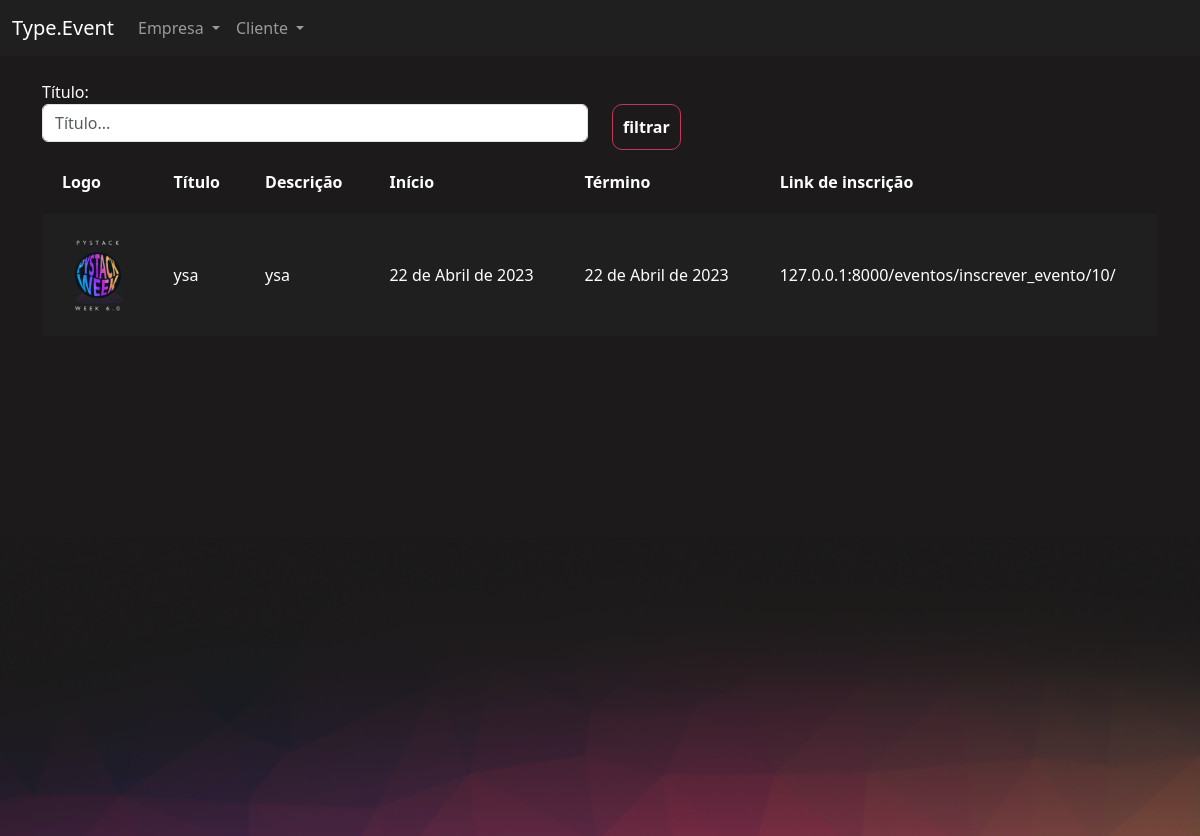
Page /eventos/gerenciar_evento/ (signed in) on the earlier database version.
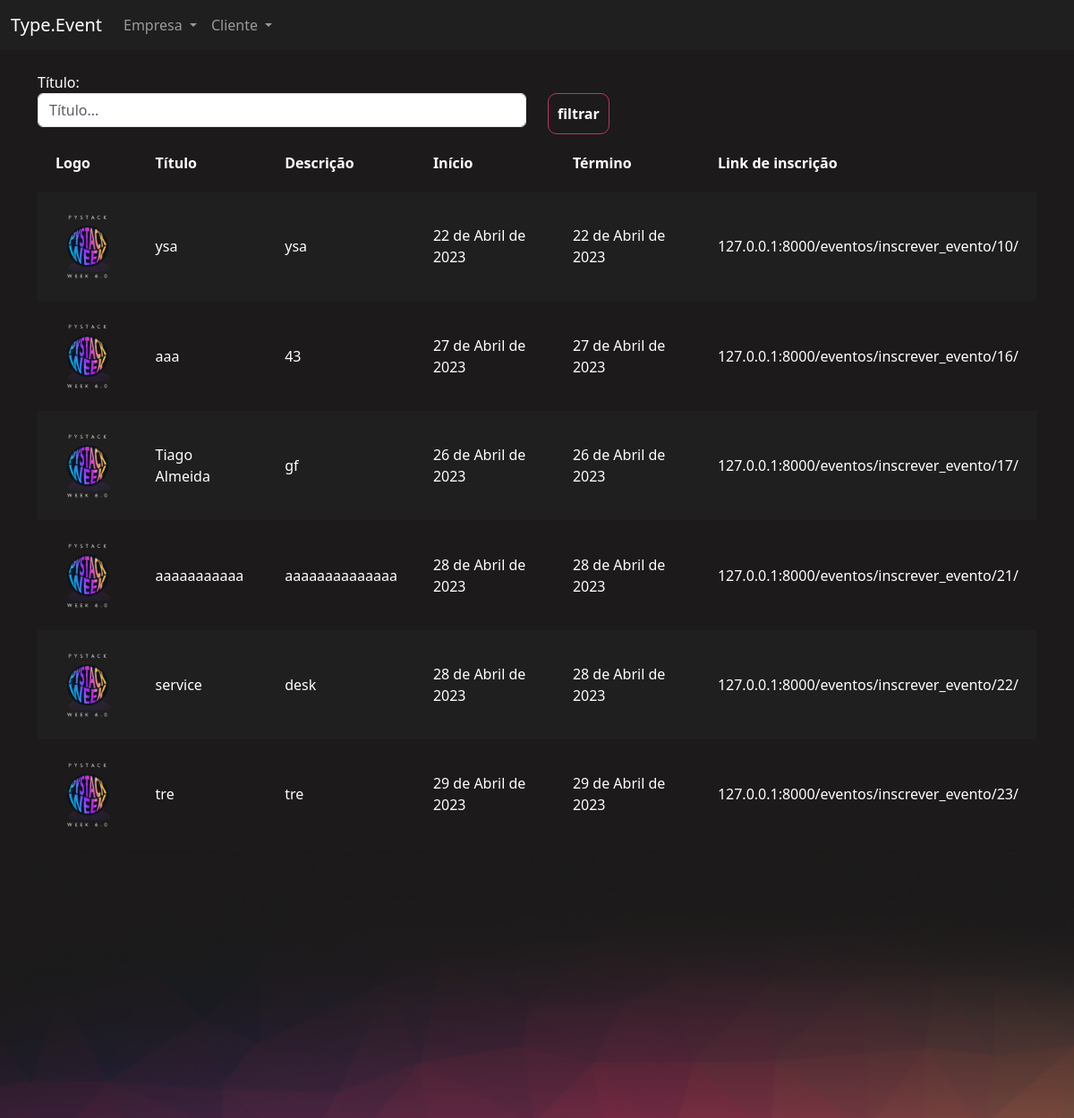
Same page on the later database version.
### eventos/models.py (models this page shows, shortened)
class Evento(models.Model):
    criador = models.ForeignKey(User, on_delete=models.DO_NOTHING, null=True, blank=True)
    nome = models.CharField(max_length=200)
    descricao = models.TextField()
    data_inicio = models.DateField()
    data_termino = models.DateField()
    carga_horaria = models.IntegerField()
    logo = models.ImageField(upload_to="logos")
    participantes = models.ManyToManyField(User, related_name="evento_participante", null=True, blank=True)
    cor_principal = models.CharField(max_length=7)
    cor_secundaria = models.CharField(max_length=7)
    cor_fundo = models.CharField(max_length=7)

### eventos/views.py (the view)
# urls.py: path('gerenciar_evento/', views.gerenciar_evento, name="gerenciar_evento"),
@login_required
def gerenciar_evento(request):
    if request.method == "GET":
        nome = request.GET.get('nome')
        eventos = Evento.objects.filter(criador=request.user)
        if nome:
            eventos = eventos.filter(nome__contains=nome)
        return render(request, 'gerenciar_evento.html', {'eventos':eventos})

### eventos/templates/gerenciar_evento.html (shortened to what this page needs)
{% extends "bases/base_evento.html" %}
{% load static %}
{% block 'importacoes' %}
    <link href="{% static 'evento/css/gerenciar_evento.css' %}" rel="stylesheet">
{% endblock %}
{% block 'conteudo' %}
    <div class="container">
        <br>
        <div class="row">
            <div class="col-md">
                <form action="{% url 'gerenciar_evento' %}" method="GET">
                <label>Título:</label>
                <input type="text" placeholder="Título..." class="form-control" name="nome">
            </div>
            <div class="col-md">
                <br>
                <input type="submit" class="btn-principal" value="filtrar">
            </div>
        </div>
        <table>
            <tr>
                <th>Logo</th>
                <th>Título</th>
                <th>Descrição</th>
                <th>Início</th>
                <th>Término</th>
                <th>Link de inscrição</th>
            </tr>
                {% for evento in eventos %}
                <tr class="{% cycle 'linha' 'linha2' %}">
                    <td width="10%"><a href="{% url 'participantes_evento' evento.id %}"><img width="100%" src="/media/{{evento.logo}}"></a></td>
                    <td>{{evento.nome}}</td>
                    <td>{{evento.descricao}}</td>
                    <td>{{evento.data_inicio}}</td>
                    <td>{{evento.data_termino}}</td>
                    <td>127.0.0.1:8000/eventos/inscrever_evento/{{evento.id}}/</td>
                </tr>
                {% endfor %}
        </table>
    </div>
{% endblock %}

### templates/bases/base_evento.html (shortened to what this page needs)
{% extends 'bases/base.html' %}
{% load static %}
{% block 'head' %}
    {% block 'importacoes' %}{% endblock %}
    <link href="{% static 'evento/css/evento.css' %}" rel="stylesheet">
    <link href="{% static 'usuarios/css/usuarios.css' %}" rel="stylesheet">
{% endblock %}
{% block 'body' %}
    <nav class="navbar navbar-expand-lg bg-body-tertiary navbar-color" data-bs-theme="dark">
        <div class="container-fluid">
            <a class="navbar-brand" href="#">Type.Event</a>
            <div class="collapse navbar-collapse" id="navbarNavDropdown">
            <ul class="navbar-nav">
                <li class="nav-item dropdown">
                    <a class="nav-link dropdown-toggle" href="#" role="button" data-bs-toggle="dropdown" aria-expanded="false">
                        Empresa
                    </a>
                </li>
                <li class="nav-item dropdown">
                    <a class="nav-link dropdown-toggle" href="#" role="button" data-bs-toggle="dropdown" aria-expanded="false">
                        Cliente
                    </a>
                </li>
            </ul>
            </div>
        </div>
    </nav>
    <div style="min-height: 60vh">
        {% block 'conteudo' %}
        {% endblock %}
    </div>
    <div class="fundo-pagina">
    </div>
{% endblock %}

### templates/bases/base.html (shortened to what this page needs)
{% load static %}
<!doctype html>
<html lang="en">
  <head>
    <link href="{% static 'geral/css/base.css' %}" rel="stylesheet">
    <link href="https://cdn.jsdelivr.net/npm/bootstrap@5.3.0-alpha1/dist/css/bootstrap.min.css" rel="stylesheet">
    {% block 'head' %}{% endblock %}
  </head>
  <body>
    {% block 'body' %}{% endblock %}
  </body>
</html>

### templates/static/geral/css/base.css (style rules this page uses)
body { color: white !important; }
:root { --main-color: #201F1F; --dark-color: #1C1A1A; --contrast-color: #BE375F; --differential-color: #ED8554; }

### templates/static/evento/css/gerenciar_evento.css (style rules this page uses)
table { width: 100%; padding: 20px; }
.linha { height: 40px; background-color: var(--main-color); padding: 20px; }
td, th { padding: 20px; }

### templates/static/evento/css/evento.css (style rules this page uses)
.navbar-color { background-color: #201F1F !important; }
body { background-color: #1C1A1A; }
.fundo-pagina { background-image: url('/static/evento/img/fundo_pagina.png'); height: 300px; background-size: cover; }

### templates/static/usuarios/css/usuarios.css (style rules this page uses)
.btn-principal { background-color: transparent; border: 1px solid var(--contrast-color); color: white; padding: 10px; border-radius: 10px; font-weight: bold; }

Differences in the rows shown:
added Evento: logo (picture), nome "aaa", descricao "43", data_inicio "27 de Abril de 2023", data_termino "27 de Abril de 2023", id "16"
added Evento: logo (picture), nome "Tiago Almeida", descricao "gf", data_inicio "26 de Abril de 2023", data_termino "26 de Abril de 2023", id "17"
added Evento: logo (picture), nome "aaaaaaaaaaa", descricao "aaaaaaaaaaaaaa", data_inicio "28 de Abril de 2023", data_termino "28 de Abril de 2023", id "21"
added Evento: logo (picture), nome "service", descricao "desk", data_inicio "28 de Abril de 2023", data_termino "28 de Abril de 2023", id "22"
added Evento: logo (picture), nome "tre", descricao "tre", data_inicio "29 de Abril de 2023", data_termino "29 de Abril de 2023", id "23"
